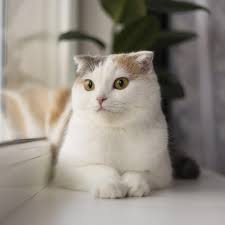
#> input picture kucing.jpeg, 225 x 225 px
$ python latihan11.py
#> lines starting #> are read from the running program, lines starting #| are printed output that depends on the picture
# vilda azizah wiguna
# 1217070085
# Operasi Geometri

#operasi rotasi
import cv2
import numpy as np
image = cv2.imread('kucing.jpeg')
#> image is the input picture: shape (225, 225, 3); mean B, G, R 131.1, 140, 147
#untuk mengetahui ukuran citra lebar dan tinggi
(height, width) = image.shape[0:2]
#> height = 225; width = 225
RotasiMatriks = cv2.getRotationMatrix2D((width/2, height/2),-90,0.5)
#rotasi dapat menggunakan method wrapAffine mengambil citra asli
RotasiCitra = cv2.warpAffine(image, RotasiMatriks, (width, height))
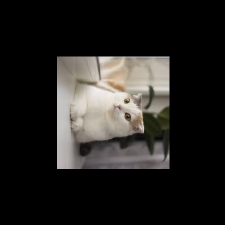
#> RotasiCitra: shape (225, 225, 3); mean B, G, R 32.8, 35, 36.8

cv2.imshow('citra rotasi', RotasiCitra)
cv2.waitKey(0)

$ run again, with test_image.jpg copied over kucing.jpeg
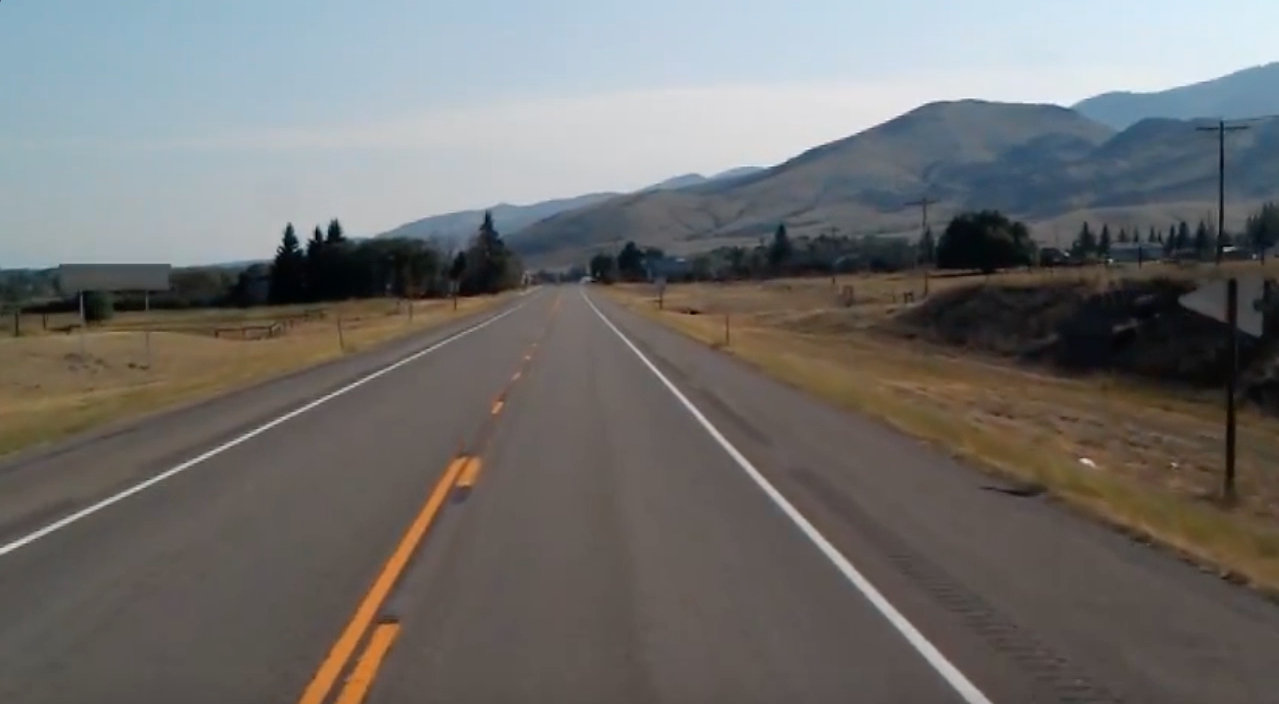
#> input picture test_image.jpg, 1279 x 704 px
#> image is the input picture: shape (704, 1279, 3); mean B, G, R 109.7, 111.3, 112.3
#> `RotasiCitra = cv2.warpAffine(image, RotasiMatriks, (width, height))`:
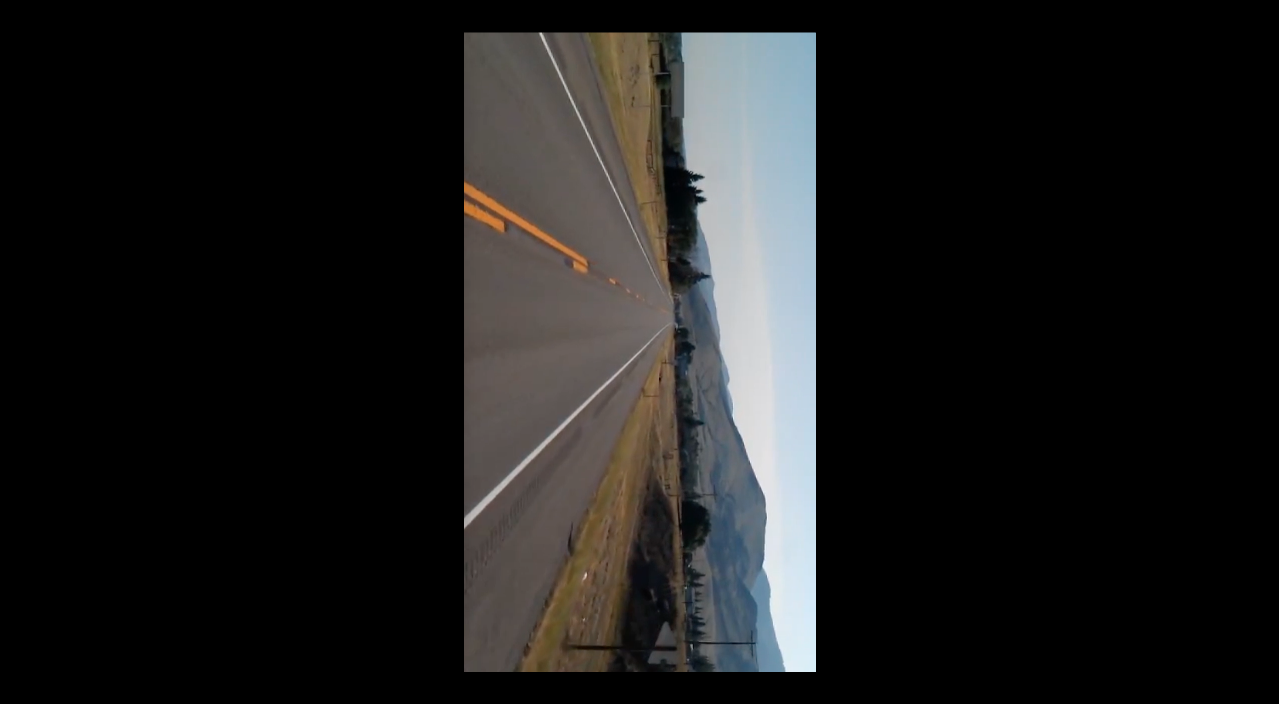
#> RotasiCitra: shape (704, 1279, 3); mean B, G, R 27.4, 27.8, 28.1
